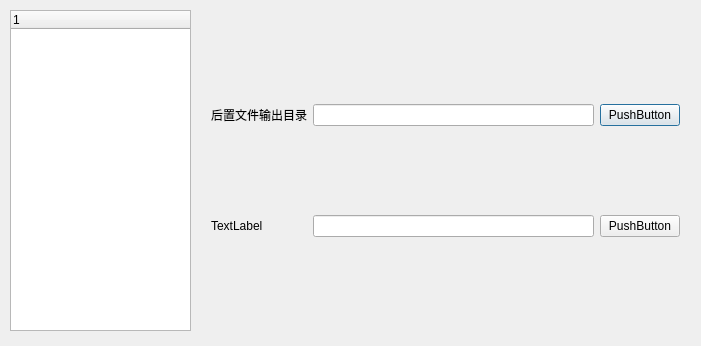
<?xml version="1.0" encoding="UTF-8"?>
<ui version="4.0">
 <class>deviceDlgClass</class>
 <widget class="QDialog" name="deviceDlgClass">
  <property name="geometry">
   <rect>
    <x>0</x>
    <y>0</y>
    <width>701</width>
    <height>346</height>
   </rect>
  </property>
  <property name="windowTitle">
   <string>deviceDlg</string>
  </property>
  <widget class="QTreeWidget" name="treeWidget">
   <property name="geometry">
    <rect>
     <x>10</x>
     <y>10</y>
     <width>181</width>
     <height>321</height>
    </rect>
   </property>
   <column>
    <property name="text">
     <string notr="true">1</string>
    </property>
   </column>
  </widget>
  <widget class="QWidget" name="widget" native="true">
   <property name="geometry">
    <rect>
     <x>200</x>
     <y>10</y>
     <width>491</width>
     <height>321</height>
    </rect>
   </property>
   <widget class="QWidget" name="gridLayoutWidget">
    <property name="geometry">
     <rect>
      <x>0</x>
      <y>0</y>
      <width>491</width>
      <height>321</height>
     </rect>
    </property>
    <layout class="QGridLayout" name="gridLayout">
     <item row="0" column="3">
      <widget class="QPushButton" name="pushButton">
       <property name="text">
        <string>PushButton</string>
       </property>
      </widget>
     </item>
     <item row="0" column="2">
      <widget class="QLineEdit" name="lineEdit"/>
     </item>
     <item row="0" column="1">
      <widget class="QLabel" name="label">
       <property name="text">
        <string>后置文件输出目录</string>
       </property>
      </widget>
     </item>
     <item row="1" column="1">
      <widget class="QLabel" name="label_2">
       <property name="text">
        <string>TextLabel</string>
       </property>
      </widget>
     </item>
     <item row="1" column="2">
      <widget class="QLineEdit" name="lineEdit_2"/>
     </item>
     <item row="1" column="3">
      <widget class="QPushButton" name="pushButton_2">
       <property name="text">
        <string>PushButton</string>
       </property>
      </widget>
     </item>
    </layout>
   </widget>
  </widget>
 </widget>
 <layoutdefault spacing="6" margin="11"/>
 <resources/>
 <connections/>
</ui>
